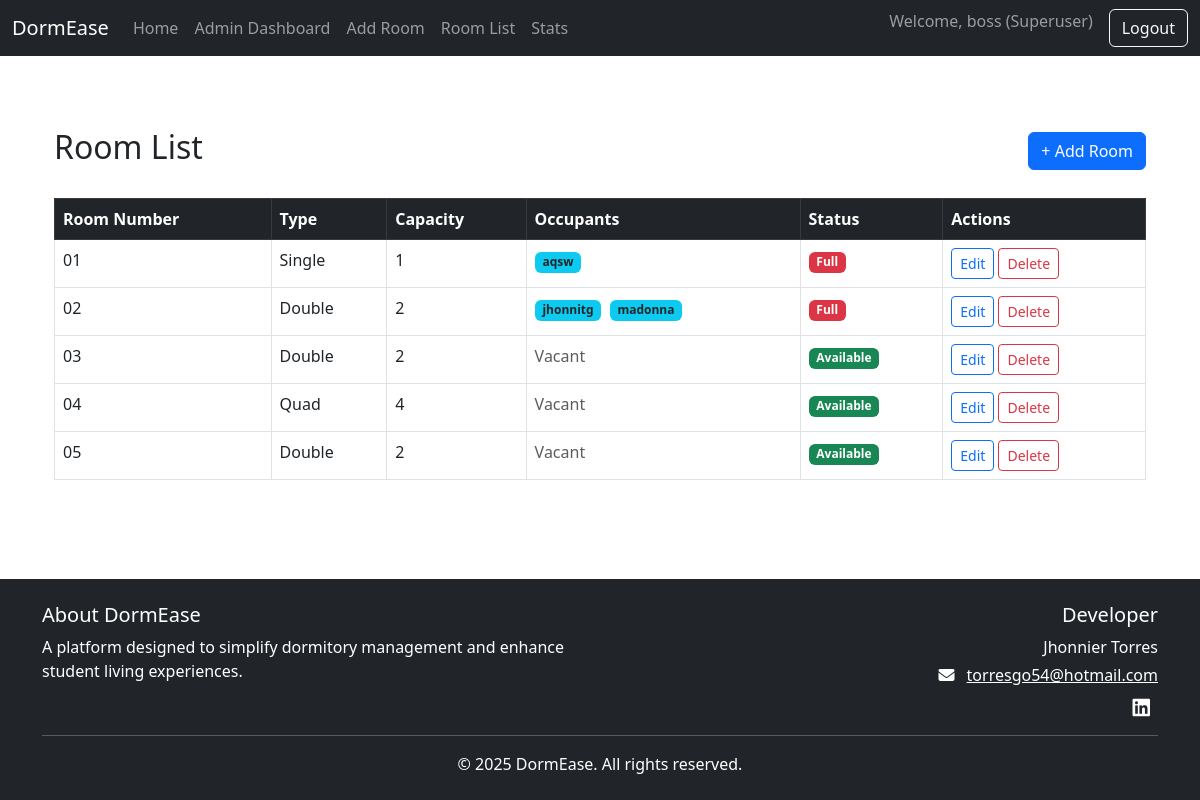
/room-list/ (signed in), run on the app's committed database.
### users/models.py (models this page shows, shortened)
class CustomUser(AbstractUser):
    ROLE_CHOICES = [
        ('resident', 'Resident'),
        ('ra', 'Resident Assistant'),
        ('superuser', 'Superuser'),
    ]
    role = models.CharField(max_length=20, choices=ROLE_CHOICES, default='resident')
    student_id = models.CharField(max_length=20, blank=True, null=True)
    move_in_date = models.DateField(blank=True, null=True)
    CHECK_IN_CHOICES = [
        ('pending', 'Pending'),
        ('checked_in', 'Checked In'),
    ]
    check_in_status = models.CharField(max_length=20, choices=CHECK_IN_CHOICES, default='pending')

class Room(models.Model):
    ROOM_TYPES = [
        ('single', 'Single'),
        ('double', 'Double'),
        ('quad', 'Quad'),
    ]
    room_number = models.CharField(max_length=10, unique=True)
    room_type = models.CharField(max_length=10, choices=ROOM_TYPES)
    capacity = models.IntegerField()
    occupants = models.ManyToManyField('CustomUser', blank=True, related_name='assigned_room')

### users/views.py (the view)
# urls.py: path('room-list/', views.RoomListView.as_view(), name='room-list'),
class RoomListView(LoginRequiredMixin, View):
    def get(self, request):
        if request.user.role not in ['ra', 'superuser']:
            return redirect('home')
        all_rooms = models.Room.objects.all()
        rooms = sorted(all_rooms, key=lambda room: room.room_number.lower())
        return render(request, 'users/room_list.html', {'rooms': rooms})

### users/templates/users/room_list.html
{% extends 'base.html' %}
{% block content %}
<div class="container mt-5">
    <div class="d-flex justify-content-between align-items-center mb-4">
        <h2>Room List</h2>
        {% if user.role == 'superuser' %}
            <a href="{% url 'add-room' %}" class="btn btn-primary">+ Add Room</a>
        {% endif %}
    </div>
    <table class="table table-bordered table-hover">
        <thead class="table-dark">
            <tr>
                <th>Room Number</th>
                <th>Type</th>
                <th>Capacity</th>
                <th>Occupants</th>
                <th>Status</th>
                <th>Actions</th>
            </tr>
        </thead>
        <tbody>
            {% for room in rooms %}
            <tr>
                <td>{{ room.room_number }}</td>
                <td>{{ room.room_type|capfirst }}</td>
                <td>{{ room.capacity }}</td>
                <td>
                    {% if room.occupants.all %}
                        {% for resident in room.occupants.all %}
                            <span class="badge bg-info text-dark me-1">{{ resident.username }}</span>
                        {% endfor %}
                    {% else %}
                        <span class="text-muted">Vacant</span>
                    {% endif %}
                </td>
                <td>
                    {% if room.occupants.count >= room.capacity %}
                        <span class="badge bg-danger">Full</span>
                    {% elif room.occupants.count > 0 %}
                        <span class="badge bg-warning text-dark">{{ room.occupants.count }}/{{ room.capacity }}</span>
                    {% else %}
                        <span class="badge bg-success">Available</span>
                    {% endif %}
                </td>
                <td>
                    {% if user.role == 'superuser' %}
                        <a href="{% url 'edit-room' room.id %}" class="btn btn-sm btn-outline-primary">Edit</a>
                        <a href="{% url 'delete-room' room.id %}" class="btn btn-sm btn-outline-danger">Delete</a>
                    {% else %}
                        <span class="text-muted">N/A</span>
                    {% endif %}
                </td>
            </tr>
            {% endfor %}
        </tbody>
    </table>
</div>
{% endblock %}

### users/templates/base.html (shortened to what this page needs)
<!DOCTYPE html>
{% load static %}
<html lang="en">
<head>
    <link href="https://cdn.jsdelivr.net/npm/bootstrap@5.3.0/dist/css/bootstrap.min.css" rel="stylesheet">
    <link rel="stylesheet" href="https://cdnjs.cloudflare.com/ajax/libs/font-awesome/6.4.0/css/all.min.css">
</head>
<body class="d-flex flex-column min-vh-100">
    <nav class="navbar navbar-expand-lg navbar-dark bg-dark mb-4">
        <div class="container-fluid">
            <a class="navbar-brand" href="{% url 'home' %}">DormEase</a>
            <div class="collapse navbar-collapse" id="navbarNav">
                <ul class="navbar-nav me-auto">
                    <li class="nav-item">
                        <a class="nav-link" href="{% url 'home' %}">Home</a>
                    </li>
                    {% if user.is_authenticated %}
                        {% if user.role == 'resident' %}
                        <li class="nav-item">
                            <a class="nav-link" href="{% url 'resident-dashboard' %}">Resident Dashboard</a>
                        </li>
                        {% elif user.role == 'superuser' %}
                        <li class="nav-item">
                            <a class="nav-link" href="{% url 'admin-dashboard' %}">Admin Dashboard</a>
                        </li>
                        <li class="nav-item">
                            <a class="nav-link" href="{% url 'add-room' %}">Add Room</a>
                        </li>
                        <li class="nav-item">
                            <a class="nav-link" href="{% url 'room-list' %}">Room List</a>
                        </li>
                        <li class="nav-item">
                            <a class="nav-link" href="{% url 'dashboard-stats' %}">Stats</a>
                        </li>
                        {% else %}
                            <li class="nav-item">
                                <a class="nav-link" href="#">Unknown Role</a>
                            </li>
                        {% endif %}
                    {% endif %}
                </ul>
                <ul class="navbar-nav ms-auto">
                    {% if user.is_authenticated %}
                    <li class="nav-item">
                        <span class="navbar-text me-3">
                            Welcome, {{ user.get_full_name|default:user.username }} ({{ user.get_role_display }})
                        </span>
                    </li>
                    <li class="nav-item">
                        <form method="post" action="{% url 'logout' %}" class="d-flex">
                            <button type="submit" class="btn btn-outline-light">Logout</button>
                        </form>
                    </li>
                    {% endif %}
                </ul>
            </div>
        </div>
    </nav>
    <main class="container flex-grow-1 mb-4">
        {% block content %}{% endblock %}
    </main>
    <footer class="bg-dark text-white py-4 mt-auto">
        <div class="container">
            <div class="row">
                <div class="col-md-6">
                    <h5>About DormEase</h5>
                    <p class="mb-0">A platform designed to simplify dormitory management and enhance student living experiences.</p>
                </div>
                <div class="col-md-6 text-md-end">
                    <h5>Developer</h5>
                    <p class="mb-1">Jhonnier Torres</p>
                    <p class="mb-1">
                        <i class="fas fa-envelope me-2"></i>
                        <a href="mailto:torresgo54@hotmail.com" class="text-white">torresgo54@hotmail.com</a>
                    </p>
                    <div class="social-icons mt-2">
                        <a href="https://www.linkedin.com/in/jhonnier-torres-gonz%C3%A1lez-027a18138/" target="_blank" class="text-white me-2">
                            <i class="fab fa-linkedin fa-lg"></i>
                        </a>
                    </div>
                </div>
            </div>
            <hr class="my-3 bg-light">
            <div class="text-center">
                <p class="mb-0">&copy; {% now "Y" %} DormEase. All rights reserved.</p>
            </div>
        </div>
    </footer>
</body>
</html>

### data on the page
CustomUser: get_full_name "boss", role "Superuser"
Room: room_number "01", room_type "Single", capacity "1", shows "Full"
CustomUser: username "aqsw"
Room: room_number "02", room_type "Double", capacity "2", shows "Full"
CustomUser: username "jhonnitg"
CustomUser: username "madonna"
Room: room_number "03", room_type "Double", capacity "2", shows "Vacant", shows "Available"
Room: room_number "04", room_type "Quad", capacity "4", shows "Vacant", shows "Available"
Room: room_number "05", room_type "Double", capacity "2", shows "Vacant", shows "Available"
